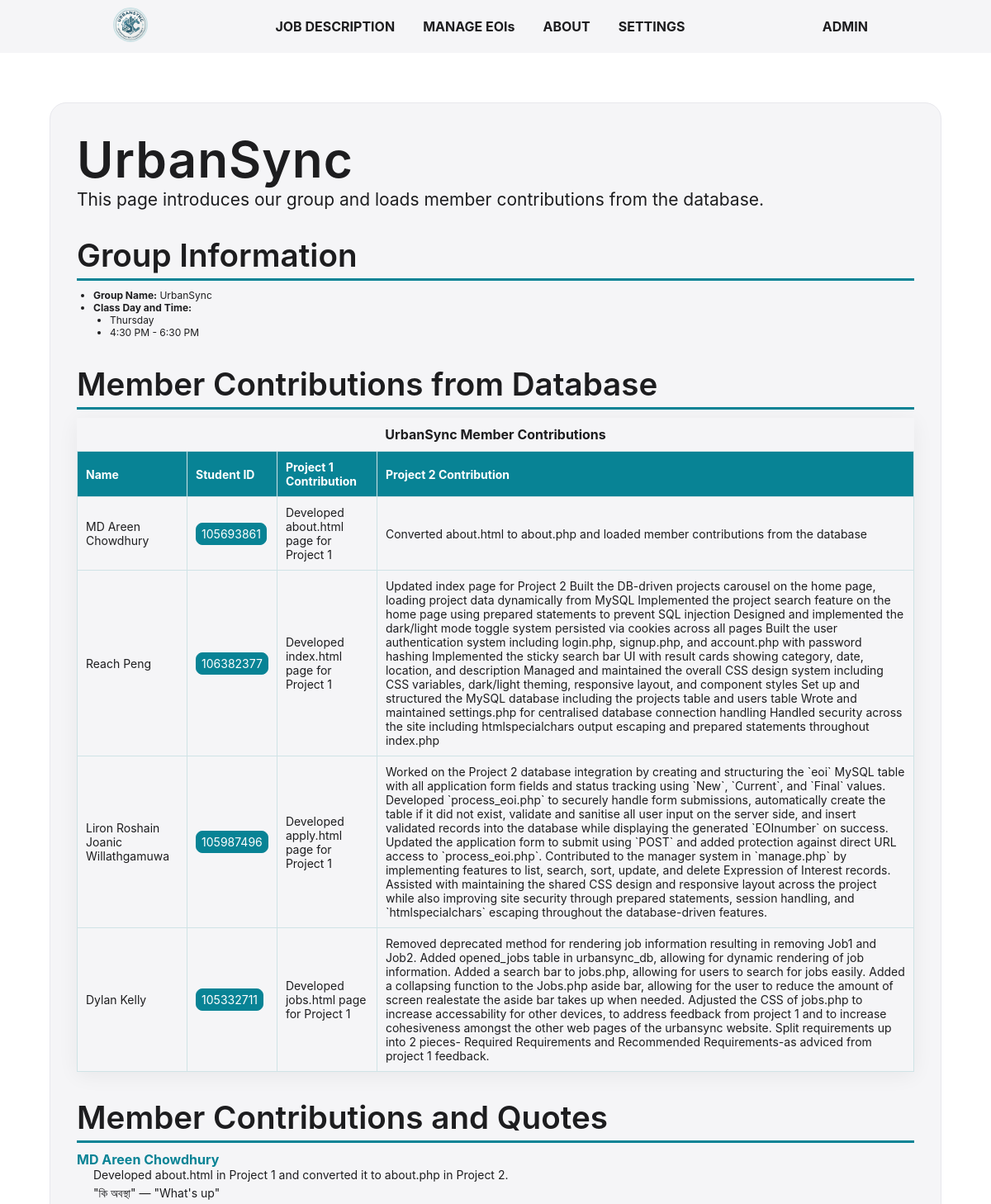
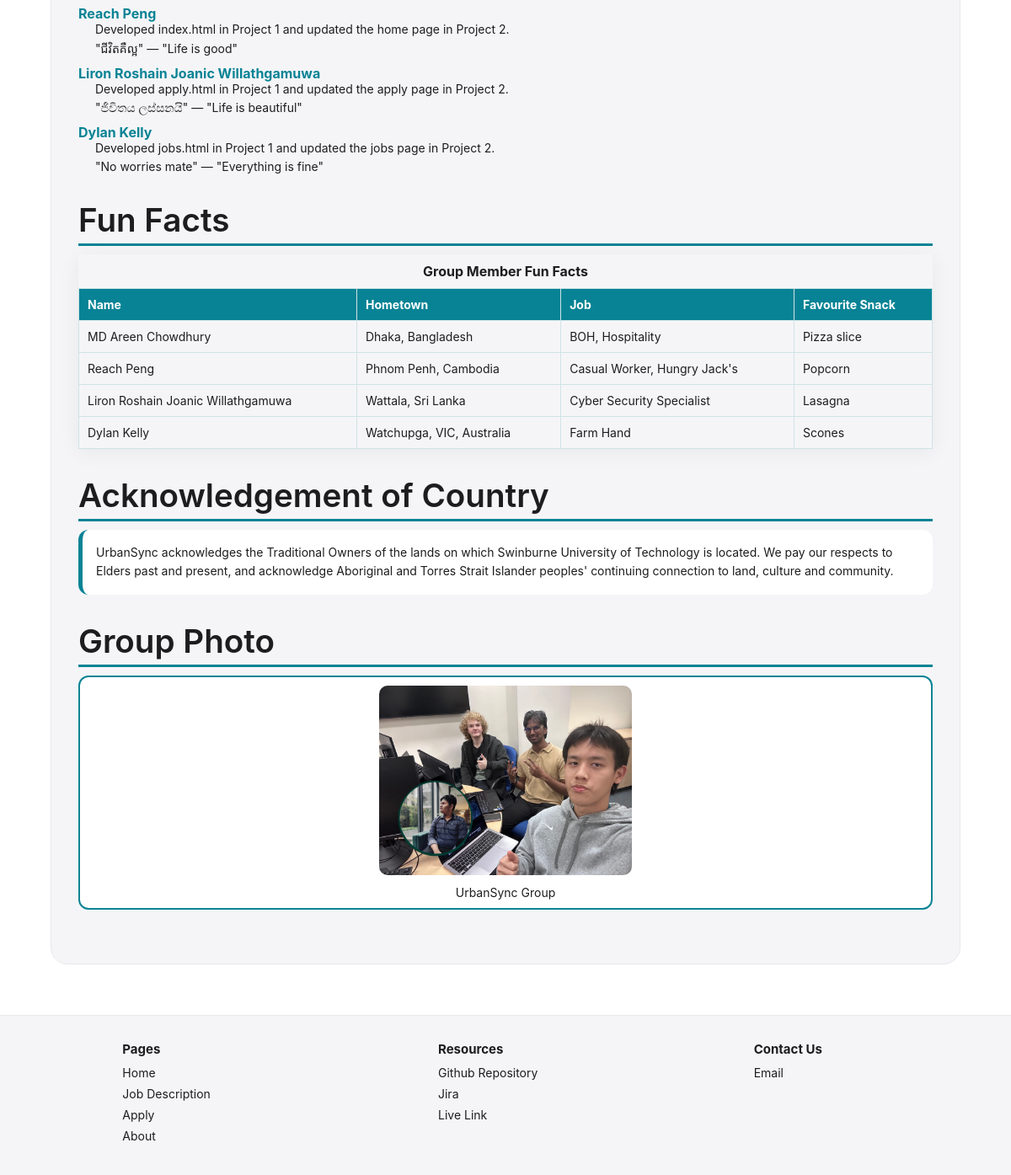
The page /about.php (signed in) on the database its author committed (2 pictures, top to bottom).
### tables this page shows
CREATE TABLE `about_contributions` (
  `id` int(11) NOT NULL,
  `name` varchar(100) DEFAULT NULL,
  `student_id` varchar(20) DEFAULT NULL,
  `first_project` varchar(255) DEFAULT NULL,
  `second_project` text DEFAULT NULL
);

### about.php (the view, shortened to what this page needs)
<?php
require_once("settings.php");
$query = "SELECT * FROM about_contributions ORDER BY id";
$result = mysqli_query($conn, $query);
?>
<!DOCTYPE html>
<html lang="en">
<head>
  <link rel="stylesheet" href="./styles/style.css">
  <link rel="stylesheet" href="https://cdnjs.cloudflare.com/ajax/libs/font-awesome/4.7.0/css/font-awesome.min.css">
</head>
<body>
  <?php include "./header.inc"; ?>
  <main>
    <div class="about-container">
      <section class="about-section">
        <h1 style="letter-spacing: 1px;">UrbanSync</h1>
        <p>This page introduces our group and loads member contributions from the database.</p>
      </section>
      <section class="about-section">
        <h2>Group Information</h2>
        <ul>
          <li><strong>Group Name:</strong> UrbanSync</li>
          <li>
            <strong>Class Day and Time:</strong>
            <ul>
              <li>Thursday</li>
              <li>4:30 PM - 6:30 PM</li>
            </ul>
          </li>
        </ul>
      </section>
      <section class="about-section">
        <h2>Member Contributions from Database</h2>
        <div class="member-table-wrapper">
          <table class="member-table">
            <caption>UrbanSync Member Contributions</caption>
            <tr>
              <th>Name</th>
              <th>Student ID</th>
              <th>Project 1 Contribution</th>
              <th>Project 2 Contribution</th>
            </tr>
            <?php
            if ($result && mysqli_num_rows($result) > 0) {
              while ($row = mysqli_fetch_assoc($result)) {
                echo "<tr>";
                echo "<td>" . htmlspecialchars($row["name"]) . "</td>";
                echo "<td><span class='student-id'>" . htmlspecialchars($row["student_id"]) . "</span></td>";
                echo "<td>" . htmlspecialchars($row["first_project"]) . "</td>";
                echo "<td>" . htmlspecialchars($row["second_project"]) . "</td>";
                echo "</tr>";
              }
            } else {
              echo "<tr>";
              echo "<td colspan='4'>No contribution data found in the database.</td>";
              echo "</tr>";
            }
            ?>
          </table>
        </div>
      </section>
      <section class="about-section">
        <h2>Member Contributions and Quotes</h2>
        <dl>
          <dt>MD Areen Chowdhury</dt>
          <dd>Developed about.html in Project 1 and converted it to about.php in Project 2.</dd>
          <dd>"কি অবস্থা" — "What's up"</dd>
          <dt>Reach Peng</dt>
          <dd>Developed index.html in Project 1 and updated the home page in Project 2.</dd>
          <dd>"ជីវិតគឺល្អ" — "Life is good"</dd>
          <dt>Liron Roshain Joanic Willathgamuwa</dt>
          <dd>Developed apply.html in Project 1 and updated the apply page in Project 2.</dd>
          <dd>"ජීවිතය ලස්සනයි" — "Life is beautiful"</dd>
          <dt>Dylan Kelly</dt>
          <dd>Developed jobs.html in Project 1 and updated the jobs page in Project 2.</dd>
          <dd>"No worries mate" — "Everything is fine"</dd>
        </dl>
      </section>
      <section class="about-section">
        <h2>Fun Facts</h2>
        <div class="member-table-wrapper">
          <table class="member-table">
            <caption>Group Member Fun Facts</caption>
            <tr>
              <th>Name</th>
              <th>Hometown</th>
              <th>Job</th>
              <th>Favourite Snack</th>
            </tr>
            <tr>
              <td>MD Areen Chowdhury</td>
              <td>Dhaka, Bangladesh</td>
              <td>BOH, Hospitality</td>
              <td>Pizza slice</td>
            </tr>
            <tr>
              <td>Reach Peng</td>
              <td>Phnom Penh, Cambodia</td>
              <td>Casual Worker, Hungry Jack's</td>
              <td>Popcorn</td>
            </tr>
            <tr>
              <td>Liron Roshain Joanic Willathgamuwa</td>
              <td>Wattala, Sri Lanka</td>
              <td>Cyber Security Specialist</td>
              <td>Lasagna</td>
            </tr>
            <tr>
              <td>Dylan Kelly</td>
              <td>Watchupga, VIC, Australia</td>
              <td>Farm Hand</td>
              <td>Scones</td>
            </tr>
          </table>
        </div>
      </section>
      <section class="about-section">
        <h2>Acknowledgement of Country</h2>
        <div class="acknowledgement">
          <p>
            UrbanSync acknowledges the Traditional Owners of the lands on which Swinburne University of Technology is located.
            We pay our respects to Elders past and present, and acknowledge Aboriginal and Torres Strait Islander peoples'
            continuing connection to land, culture and community.
          </p>
        </div>
      </section>
      <section class="about-section">
        <h2>Group Photo</h2>
        <figure>
          <img src="./images/group_photo.jpeg" alt="UrbanSync group photo" width="300">
          <figcaption>UrbanSync Group</figcaption>
        </figure>
      </section>
    </div>
  </main>
  <?php include "./footer.inc" ?>
</body>
</html>

### styles/style.css (style rules this page uses)
:root:has(.switch input:not(:checked)) { --fs-h1: clamp(3rem, 1.524vw + 2.629rem, 4rem); --fs-h2: clamp(2rem, 1.143vw + 1.554rem, 2.75rem); --fs-h3: clamp(1.5rem, 0.762vw + 1.203rem, 1.75rem); --fs-body: 21px; --fs-body-line-height: 24px; --bg-main: #ffffff; --bg-secondary: #f5f5f7; --bg-tertiary: #e8e8ed; --accent: #088395; --accent-hover: #09637e; --text-main: #1d1d1f; --text-secondary: #6e6e73; --main-font: "SF Pro Text", "SF Pro Icons", "Helvetica Neue", Helvetica, Arial, sans-serif; --opacity-layer: rgba(255, 255, 255, 0.72); --index-searchbar: rgba(232, 232, 237, 0.72); --shadow: rgba(0, 0, 0, 0.08); --bg-img: url("../styles/images/index-bg.jpeg"); }
* { margin: 0; padding: 0; box-sizing: border-box; font-family: var(--main-font); }
body { background-color: var(--bg-main); }
h1, h2, h3, h4, h5, h6 { font-weight: 600; color: var(--text-main); }
h1 { font-size: var(--fs-h1); }
h2 { font-size: var(--fs-h2); }
p { color: var(--text-main); font-size: var(--fs-body); line-height: var(--fs-body-line-height); }
ul { list-style-type: none; }
li { font-family: var(--main-font); font-size: 12px; }
body:has(.menu-toggle-input:not(:checked)) { overflow: auto; }
.about-container { background: var(--bg-secondary); border: 1px solid var(--bg-secondary); border-radius: 20px; padding: 2rem; margin: 5%; }
.about-section { margin-bottom: 2rem; }
.about-section h2 { border-bottom: 3px solid var(--bg-secondary); padding-bottom: 5px; margin-bottom: 10px; }
.about-section ul { list-style-type: disc; margin-left: 20px; color: var(--text-main); }
.member-table-wrapper { overflow-x: auto; box-shadow: 0 4px 24px rgba(0, 0, 0, 0.06); }
.member-table { width: 100%; border-collapse: collapse; margin-top: 10px; }
.member-table th, .member-table td { border: 1px solid #cfe3e6; padding: 10px; font-size: 14px; }
.member-table th { background-color: var(--accent); color: var(--text-main); }
.student-id { background-color: var(--accent); border: 1px solid var(--accent); padding: 4px 6px; border-radius: 8px; color: var(--bg-main); }

### about.php (style rules this page uses)
.about-container { background: var(--bg-secondary); border: 1px solid var(--bg-tertiary); border-radius: 20px; padding: 2rem; margin: 5%; }
.about-section { margin-bottom: 2rem; }
.about-section h2 { border-bottom: 3px solid var(--accent); padding-bottom: 5px; margin-bottom: 10px; }
.about-section ul { list-style-type: disc; margin-left: 20px; }
.member-table-wrapper { overflow-x: auto; }
.member-table { width: 100%; border-collapse: collapse; margin-top: 10px; }
.member-table th, .member-table td { border: 1px solid #cfe3e6; padding: 10px; font-size: 14px; text-align: left; color: var(--text-main); }
.member-table th { background-color: var(--accent); color: white; }
.student-id { background-color: var(--accent); border: 1px solid var(--accent); padding: 4px 6px; border-radius: 8px; color: white; display: inline-block; }
dt { font-weight: bold; margin-top: 10px; color: var(--accent); }
dd { margin-left: 20px; margin-bottom: 5px; font-size: 14px; color: var(--text-main); }
caption { font-weight: bold; margin-bottom: 10px; color: var(--text-main); }
figure { border: 2px solid var(--accent); border-radius: 12px; padding: 10px; text-align: center; background-color: var(--bg-main); }
figure img { max-width: 100%; height: auto; border-radius: 10px; }
figcaption { margin-top: 8px; color: var(--text-main); font-size: 14px; }
.acknowledgement { background-color: var(--bg-main); border-left: 5px solid var(--accent); border-radius: 12px; padding: 1rem; }
.acknowledgement p { font-size: 14px; line-height: 1.6; color: var(--text-main); }

### rows shown on the page
about_contributions: name "MD Areen Chowdhury", student "105693861", first_project "Developed about.html page for Project 1", second_project "Converted about.html to about.php and loaded member contributions from the database"
about_contributions: name "Reach Peng", student "106382377", first_project "Developed index.html page for Project 1", second_project "Updated index page for Project 2 Built the DB-driven projects carousel on the home page, loading project data dynamically from MySQL Implemented the project search feature on the home page using prepared statements to prevent SQL injection Designed and implemented the dark/light mode toggle system persisted via cookies across all pages Built the user authentication system including login.php, signup.php, and account.php with password hashing Implemented the sticky search bar UI with result cards showing category, date, location, and description Managed and maintained the overall CSS design system including CSS variables, dark/light theming, responsive layout, and component styles Set up and…"
about_contributions: name "Liron Roshain Joanic Willathgamuwa", student "105987496", first_project "Developed apply.html page for Project 1", second_project "Worked on the Project 2 database integration by creating and structuring the `eoi` MySQL table with all application form fields and status tracking using `New`, `Current`, and `Final` values. Developed `process_eoi.php` to securely handle form submissions, automatically create the table if it did not exist, validate and sanitise all user input on the server side, and insert validated records into the database while displaying the generated `EOInumber` on success. Updated the application form to submit using `POST` and added protection against direct URL access to `process_eoi.php`. Contributed to the manager system in `manage.php` by implementing features to list, search, sort, update, and…"
about_contributions: name "Dylan Kelly", student "105332711", first_project "Developed jobs.html page for Project 1", second_project "Removed deprecated method for rendering job information resulting in removing Job1 and Job2. Added opened_jobs table in urbansync_db, allowing for dynamic rendering of job information. Added a search bar to jobs.php, allowing for users to search for jobs easily. Added a collapsing function to the Jobs.php aside bar, allowing for the user to reduce the amount of screen realestate the aside bar takes up when needed. Adjusted the CSS of jobs.php to increase accessability for other devices, to address feedback from project 1 and to increase cohesiveness amongst the other web pages of the urbansync website. Split requirements up into 2 pieces- Required Requirements and Recommended…"
